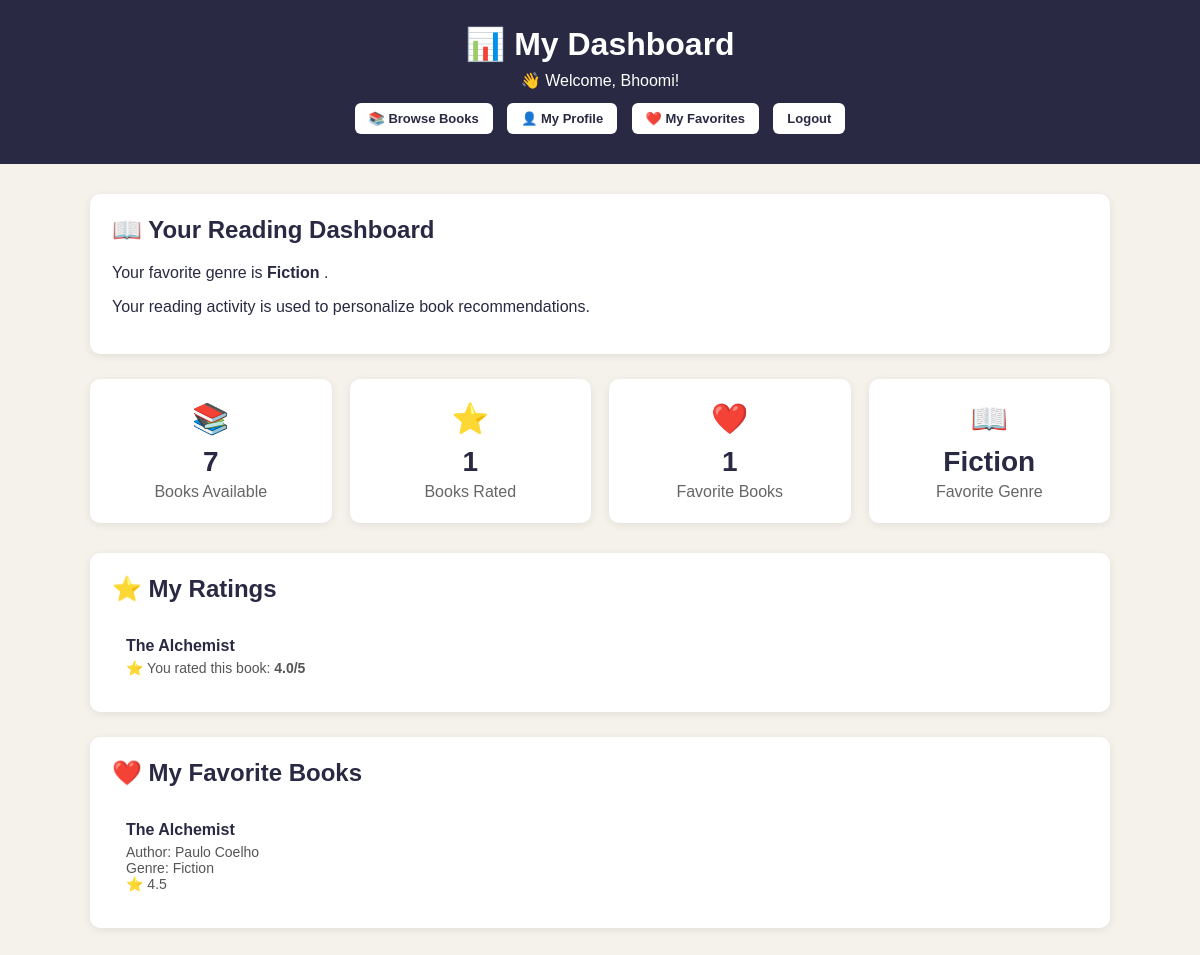
The app's page /dashboard/ (signed in) with its own data.
### books/models.py (models this page shows, shortened)
class UserProfile(models.Model):
    user = models.OneToOneField(
        User,
        on_delete=models.CASCADE
    )
    favorite_genre = models.CharField(
        max_length=100,
        blank=True
    )

class UserRating(models.Model):
    user = models.ForeignKey(
        User,
        on_delete=models.CASCADE
    )
    book = models.ForeignKey(
        Book,
        on_delete=models.CASCADE
    )
    rating = models.DecimalField(
        max_digits=2,
        decimal_places=1
    )
    created_at = models.DateTimeField(
        auto_now_add=True
    )

class Book(models.Model):
    title = models.CharField(
        max_length=200
    )
    author = models.CharField(
        max_length=150
    )
    genre = models.CharField(
        max_length=100
    )
    description = models.TextField()
    rating = models.DecimalField(
        max_digits=3,
        decimal_places=1,
        default=0.0
    )
    language = models.CharField(
        max_length=50,
        default="English"
    )
    publication_year = models.IntegerField()
    cover_image = models.URLField(
        blank=True
    )

class FavoriteBook(models.Model):
    user = models.ForeignKey(
        User,
        on_delete=models.CASCADE
    )
    book = models.ForeignKey(
        Book,
        on_delete=models.CASCADE
    )
    created_at = models.DateTimeField(
        auto_now_add=True
    )
    class Meta:
        unique_together = (
            'user',
            'book',
        )

### books/views.py (the view)
def dashboard(request):
    if not request.user.is_authenticated:
        return redirect(
            'login'
        )
    user_profile, created = UserProfile.objects.get_or_create(
        user=request.user
    )
    total_books = Book.objects.count()
    user_ratings = UserRating.objects.filter(
        user=request.user
    ).select_related(
        'book'
    ).order_by(
        '-created_at'
    )
    favorite_books = FavoriteBook.objects.filter(
        user=request.user
    ).select_related(
        'book'
    ).order_by(
        '-created_at'
    )
    total_ratings = user_ratings.count()
    total_favorites = favorite_books.count()
    return render(
        request,
        'books/dashboard.html',
        {
            'profile': user_profile,
            'total_books': total_books,
            'user_ratings': user_ratings,
            'favorite_books': favorite_books,
            'total_ratings': total_ratings,
            'total_favorites': total_favorites,
        }
    )

### books/templates/books/dashboard.html (shortened to what this page needs)
<!DOCTYPE html>
<html lang="en">
<head>
</head>
<body>
<header>
    <h1>
        📊 My Dashboard
    </h1>
    <p>
        👋 Welcome, {{ user.username }}!
    </p>
    <a href="{% url 'book_list' %}">
        📚 Browse Books
    </a>
    <a href="{% url 'profile' %}">
        👤 My Profile
    </a>
    <a href="{% url 'favorites' %}">
        ❤️ My Favorites
    </a>
    <a href="{% url 'logout' %}">
        Logout
    </a>
</header>
<div class="container">
    <div class="welcome-box">
        <h2>
            📖 Your Reading Dashboard
        </h2>
        {% if profile.favorite_genre %}
            <p>
                Your favorite genre is
                <strong>
                    {{ profile.favorite_genre }}
                </strong>.
            </p>
        {% else %}
            <p>
                You have not selected a favorite genre yet.
            </p>
        {% endif %}
        <p>
            Your reading activity is used to
            personalize book recommendations.
        </p>
    </div>
    <div class="stats">
        <div class="stat-card">
            <div class="icon">
                📚
            </div>
            <h3>
                {{ total_books }}
            </h3>
            <p>
                Books Available
            </p>
        </div>
        <div class="stat-card">
            <div class="icon">
                ⭐
            </div>
            <h3>
                {{ total_ratings }}
            </h3>
            <p>
                Books Rated
            </p>
        </div>
        <div class="stat-card">
            <div class="icon">
                ❤️
            </div>
            <h3>
                {{ total_favorites }}
            </h3>
            <p>
                Favorite Books
            </p>
        </div>
        <div class="stat-card">
            <div class="icon">
                📖
            </div>
            <h3>
                {% if profile.favorite_genre %}
                    {{ profile.favorite_genre }}
                {% else %}
                    Not Set
                {% endif %}
            </h3>
            <p>
                Favorite Genre
            </p>
        </div>
    </div>
    <div class="section">
        <h2>
            ⭐ My Ratings
        </h2>
        {% if user_ratings %}
            {% for rating in user_ratings %}
                <div class="item">
                    <a href="{% url 'book_detail' rating.book.id %}">
                        {{ rating.book.title }}
                    </a>
                    <div class="rating">
                        ⭐ You rated this book:
                        <strong>
                            {{ rating.rating }}/5
                        </strong>
                    </div>
                </div>
            {% endfor %}
        {% endif %}
    </div>
    <div class="section">
        <h2>
            ❤️ My Favorite Books
        </h2>
        {% if favorite_books %}
            {% for favorite in favorite_books %}
                <div class="item">
                    <a
                        href="{% url 'book_detail' favorite.book.id %}"
                    >
                        {{ favorite.book.title }}
                    </a>
                    <div class="rating">
                        Author:
                        {{ favorite.book.author }}
                        <br>
                        Genre:
                        {{ favorite.book.genre }}
                        <br>
                        ⭐
                        {{ favorite.book.rating }}
                    </div>
                </div>
            {% endfor %}
        {% endif %}
    </div>
</div>
</body>
</html>

### books/templates/books/dashboard.html (style rules this page uses)
* { box-sizing: border-box; }
body { margin: 0; font-family: Arial, sans-serif; background: #f5f2ec; color: #292943; }
header { background: #292943; color: white; text-align: center; padding: 25px; }
header h1 { margin: 0; }
header p { margin: 8px 0; }
header a { display: inline-block; background: white; color: #292943; text-decoration: none; padding: 8px 14px; margin: 5px; border-radius: 6px; font-weight: bold; font-size: 13px; }
.container { width: 85%; max-width: 1100px; margin: 30px auto; }
.welcome-box { background: white; padding: 22px; border-radius: 10px; margin-bottom: 25px; box-shadow: 0 2px 8px rgba(0,0,0,0.08); }
.welcome-box h2 { margin-top: 0; }
.stats { display: grid; grid-template-columns: repeat(auto-fit, minmax(200px, 1fr)); gap: 18px; margin-bottom: 30px; }
.stat-card { background: white; padding: 22px; border-radius: 10px; text-align: center; box-shadow: 0 2px 8px rgba(0,0,0,0.08); }
.stat-card .icon { font-size: 30px; }
.stat-card h3 { margin: 10px 0 5px; font-size: 28px; }
.stat-card p { margin: 0; color: #666; }
.section { background: white; padding: 22px; border-radius: 10px; margin-bottom: 25px; box-shadow: 0 2px 8px rgba(0,0,0,0.08); }
.section h2 { margin-top: 0; }
.item { padding: 14px; border-bottom: 1px solid #eeeeee; }
.item:last-child { border-bottom: none; }
.item a { color: #292943; text-decoration: none; font-weight: bold; }
.rating { color: #555; font-size: 14px; margin-top: 5px; }

### records on screen
UserProfile: favorite_genre "Fiction"
UserRating: book "The Alchemist", rating "4.0"
FavoriteBook: book "The Alchemist", book.author "Paulo Coelho", book.genre "Fiction", book.rating "4.5"

### other values on screen
{{ user.username }} "Bhoomi"
{{ total_books }} "7"
{{ total_ratings }} "1"
{{ total_favorites }} "1"
